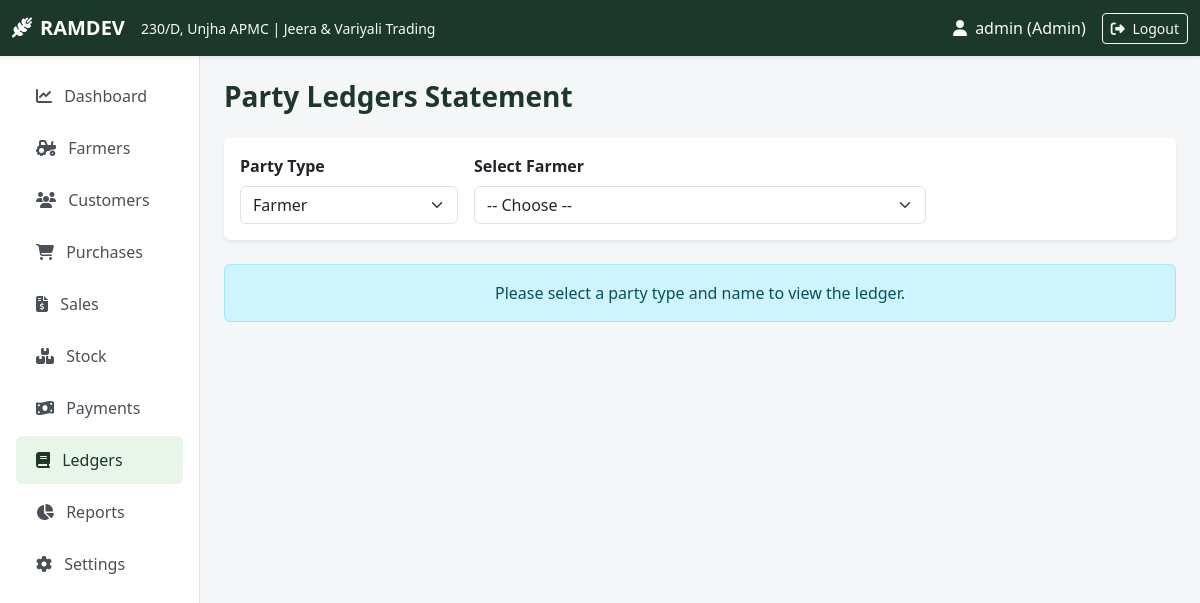
Screenshot of /ledger (signed in) with the database file from the repository.
### tables this page shows
CREATE TABLE settings (
            key TEXT PRIMARY KEY,
            value TEXT NOT NULL
        );

### app.py (the view, shortened to what this page needs)
@app.route('/ledger')
@login_required
def ledger():
    party_type = request.args.get('party_type', 'Farmer')
    party_id = request.args.get('party_id', type=int)
    conn = get_db_connection()
    farmers = conn.execute("SELECT id, name FROM farmers ORDER BY name").fetchall()
    customers = conn.execute("SELECT id, name FROM customers ORDER BY name").fetchall()
    ledger_entries = []
    party_details = None
    conn.close()
    return render_template('ledger.html', party_type=party_type, party_id=party_id, farmers=farmers, customers=customers, entries=ledger_entries, party=party_details)

### app.py (called while the page is built)
@app.context_processor
def inject_global_vars():
    business_info = {
        'name': get_setting('business_name', 'RAMDEV'),
        'shop_no': get_setting('shop_no', '230/D'),
        'market': get_setting('market', 'Unjha APMC'),
        'type': get_setting('business_type', 'Jeera & Variyali Trading'),
        'location': get_setting('location', 'Unjha APMC, Gujarat, India'),
        'mobile': get_setting('mobile', ''),
        'email': get_setting('email', ''),
        'gst_no': get_setting('gst_no', ''),
        'lot_weight': get_lot_weight()
    }
    return dict(biz=business_info)

def login_required(f):
    @wraps(f)
    def decorated_function(*args, **kwargs):
        if 'user_id' not in session:
            flash("Please log in to access this page.", "warning")
            return redirect(url_for('login'))
        return f(*args, **kwargs)
    return decorated_function

### database.py (called while the page is built)
def get_db_connection():
    conn = sqlite3.connect(DB_NAME)
    conn.row_factory = sqlite3.Row
    return conn

def get_setting(key, default=""):
    conn = get_db_connection()
    res = conn.execute("SELECT value FROM settings WHERE key = ?", (key,)).fetchone()
    conn.close()
    return res['value'] if res else default

def get_lot_weight():
    try:
        return float(get_setting('lot_weight_kg', '20'))
    except ValueError:
        return 20.0

### templates/ledger.html (shortened to what this page needs)
{% extends "base.html" %}
{% block content %}
<div class="d-flex justify-content-between align-items-center mb-3">
    <h3 class="fw-bold text-mandi">Party Ledgers Statement</h3>
</div>
<div class="card border-0 shadow-sm mb-4 no-print">
    <div class="card-body">
        <form method="GET" action="{{ url_for('ledger') }}" class="row g-3">
            <div class="col-md-3">
                <label class="form-label fw-bold">Party Type</label>
                <select name="party_type" class="form-select" onchange="this.form.submit()">
                    <option value="Farmer" {% if party_type=='Farmer' %}selected{% endif %}>Farmer</option>
                </select>
            </div>
            <div class="col-md-6">
                <label class="form-label fw-bold">Select {{ party_type }}</label>
                <select name="party_id" class="form-select" onchange="this.form.submit()">
                    <option value="">-- Choose --</option>
                </select>
            </div>
        </form>
    </div>
</div>
{% if party %}
<div class="card border-0 shadow-sm p-4 bg-white">
    <div class="text-center mandi-header-brand mb-4">
        <h3 class="fw-bold text-mandi mb-0">{{ biz.name }}</h3>
        <p class="mb-0">Shop No. {{ biz.shop_no }}, {{ biz.market }} | {{ biz.location }}</p>
    </div>
    <div class="d-flex justify-content-between mb-3">
        <div>
            <h5 class="fw-bold text-mandi mb-0">{{ party.name }}</h5>
            <small class="text-muted">{{ party_type }} Statement</small>
        </div>
        <div class="text-end">
            <p class="mb-0"><strong>Generated Date:</strong> {{ today }}</p>
        </div>
    </div>
    <div class="table-responsive">
        <table class="table table-bordered align-middle">
            <thead class="table-light">
                <tr><th>Date</th><th>Type</th><th>Description</th><th class="text-end">Debit (Dr)</th><th class="text-end">Credit (Cr)</th><th class="text-end">Running Balance</th></tr>
            </thead>
            <tbody>
                {% for e in entries %}
                <tr>
                    <td>{{ e.date }}</td>
                    <td><span class="badge bg-secondary">{{ e.type }}</span></td>
                    <td>{{ e.description }}</td>
                    <td class="text-end text-danger">{% if e.debit > 0 %}₹{{ "%.2f"|format(e.debit) }}{% else %}-{% endif %}</td>
                    <td class="text-end text-success">{% if e.credit > 0 %}₹{{ "%.2f"|format(e.credit) }}{% else %}-{% endif %}</td>
                    <td class="text-end fw-bold">₹{{ "%.2f"|format(e.balance) }}</td>
                </tr>
                {% else %}
                <tr><td colspan="6" class="text-center text-muted py-3">No transactions logged for this party.</td></tr>
                {% endfor %}
            </tbody>
        </table>
    </div>
</div>
{% else %}
<div class="alert alert-info text-center">Please select a party type and name to view the ledger.</div>
{% endif %}
{% endblock %}

### templates/base.html (shortened to what this page needs)
<!DOCTYPE html>
<html lang="en">
<head>
    <link href="https://cdn.jsdelivr.net/npm/bootstrap@5.3.0/dist/css/bootstrap.min.css" rel="stylesheet">
    <link rel="stylesheet" href="https://cdnjs.cloudflare.com/ajax/libs/font-awesome/6.4.0/css/all.min.css">
    <link rel="stylesheet" href="{{ url_for('static', filename='style.css') }}">
</head>
<body>
    <nav class="navbar navbar-expand-lg navbar-dark bg-mandi sticky-top shadow-sm no-print">
        <div class="container-fluid">
            <a class="navbar-brand fw-bold" href="{{ url_for('dashboard') }}">
                <i class="fa-solid fa-wheat-awn me-2"></i>{{ biz.name }}
            </a>
            <span class="navbar-text text-light d-none d-md-inline me-auto">
                <small>{{ biz.shop_no }}, {{ biz.market }} | {{ biz.type }}</small>
            </span>
            <div class="d-flex align-items-center">
                {% if session.get('user_id') %}
                <span class="text-light me-3"><i class="fa-solid fa-user me-1"></i> {{ session.username }} ({{ session.role }})</span>
                <a href="{{ url_for('logout') }}" class="btn btn-outline-light btn-sm"><i class="fa-solid fa-right-from-bracket me-1"></i> Logout</a>
                {% endif %}
            </div>
        </div>
    </nav>
    <div class="container-fluid">
        <div class="row">
            {% if session.get('user_id') %}
            <nav class="col-md-3 col-lg-2 d-md-block sidebar collapse p-3 no-print">
                <div class="position-sticky">
                    <ul class="nav flex-column">
                        <li class="nav-item"><a class="nav-link {% if request.endpoint == 'dashboard' %}active{% endif %}" href="{{ url_for('dashboard') }}"><i class="fa-solid fa-chart-line me-2"></i> Dashboard</a></li>
                        <li class="nav-item"><a class="nav-link {% if request.endpoint in ['farmers', 'farmer_details'] %}active{% endif %}" href="{{ url_for('farmers') }}"><i class="fa-solid fa-tractor me-2"></i> Farmers</a></li>
                        <li class="nav-item"><a class="nav-link {% if request.endpoint in ['customers', 'customer_details'] %}active{% endif %}" href="{{ url_for('customers') }}"><i class="fa-solid fa-users me-2"></i> Customers</a></li>
                        <li class="nav-item"><a class="nav-link " href="{{ url_for('purchases') }}"><i class="fa-solid fa-cart-shopping me-2"></i> Purchases</a></li>
                        <li class="nav-item"><a class="nav-link " href="{{ url_for('sales') }}"><i class="fa-solid fa-file-invoice-dollar me-2"></i> Sales</a></li>
                        <li class="nav-item"><a class="nav-link {% if request.endpoint == 'stock' %}active{% endif %}" href="{{ url_for('stock') }}"><i class="fa-solid fa-boxes-stacked me-2"></i> Stock</a></li>
                        <li class="nav-item"><a class="nav-link {% if request.endpoint == 'payments' %}active{% endif %}" href="{{ url_for('payments') }}"><i class="fa-solid fa-money-bill-wave me-2"></i> Payments</a></li>
                        <li class="nav-item"><a class="nav-link {% if request.endpoint == 'ledger' %}active{% endif %}" href="{{ url_for('ledger') }}"><i class="fa-solid fa-book me-2"></i> Ledgers</a></li>
                        <li class="nav-item"><a class="nav-link {% if request.endpoint == 'reports' %}active{% endif %}" href="{{ url_for('reports') }}"><i class="fa-solid fa-chart-pie me-2"></i> Reports</a></li>
                        {% if session.get('role') == 'Admin' %}
                        <li class="nav-item"><a class="nav-link {% if request.endpoint == 'settings' %}active{% endif %}" href="{{ url_for('settings') }}"><i class="fa-solid fa-gear me-2"></i> Settings</a></li>
                        {% endif %}
                    </ul>
                </div>
            </nav>
            <main class="col-md-9 ms-sm-auto col-lg-10 px-md-4 py-4">
            {% else %}
            <main class="col-12 px-md-4 py-4">
            {% endif %}
                {% block content %}{% endblock %}
            </main>
        </div>
    </div>
</body>
</html>

### static/style.css (style rules this page uses)
:root { --primary-color: #1b382b; --primary-hover: #142a20; --secondary-color: #d4a373; --bg-light: #f4f6f8; --text-dark: #2c3e50; --card-shadow: 0 4px 12px rgba(0,0,0,0.05); }
body { font-family: 'Segoe UI', Tahoma, Geneva, Verdana, sans-serif; background-color: var(--bg-light); color: var(--text-dark); }
.bg-mandi { background-color: var(--primary-color) !important; }
.text-mandi { color: var(--primary-color) !important; }
.sidebar { min-height: calc(100vh - 56px); background-color: #ffffff; border-right: 1px solid #e0e0e0; }
.sidebar .nav-link { color: #495057; font-weight: 500; padding: 12px 20px; border-radius: 6px; margin-bottom: 4px; }
.sidebar .nav-link:hover, .sidebar .nav-link.active { background-color: #e8f5e9; color: var(--primary-color); }

### rows the page displays
settings: name "RAMDEV"
settings: shop_no "230/D"
settings: market "Unjha APMC"
settings: type "Jeera & Variyali Trading"

### other values shown
{{ session.username }} "admin"
{{ session.role }} "Admin"
{{ party_type }} "Farmer"
